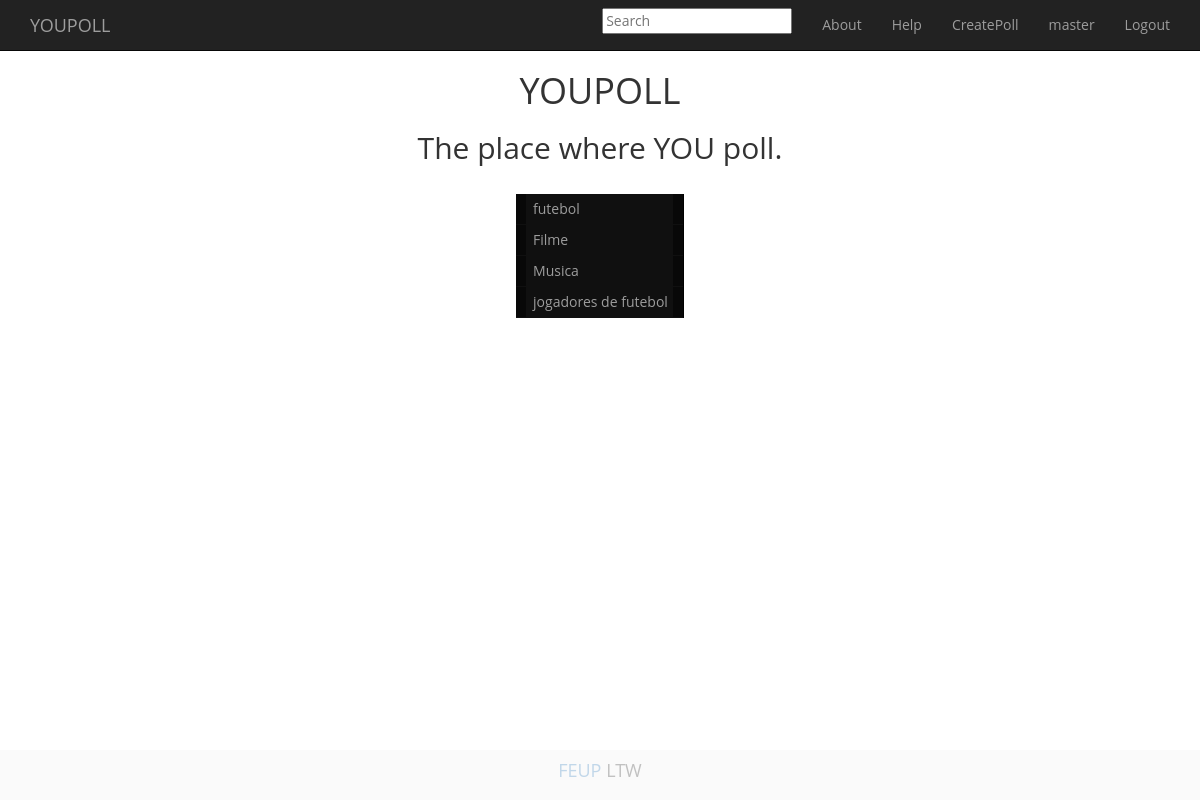
/index.php (signed in), run on the app's committed database.
### tables this page shows
CREATE TABLE Poll(
idPoll		INTEGER PRIMARY KEY AUTOINCREMENT,
idUser		INTEGER REFERENCES User(idUser) NOT NULL,
name 		TEXT UNIQUE NOT NULL,
image		TEXT NOT NULL,
private		INTEGER
);

### list_polls.php (the view)
<?php
$db = new PDO('sqlite:db/dataBase.db');
$stmt = $db->prepare('SELECT * FROM Poll');
$stmt->execute();
while($row = $stmt->fetch()){
  if($row['private'] == 0){ ?>
    <li><a href=<?php echo "vote_poll_body.php?poll=". $row['name']; ?> name=<?php echo $row['name']; ?> ><?php echo $row['name']; ?> </a></li>
<?php  }
} ?>

### templates/style.css (style rules this page uses)
body { padding: 0px 0px; font-family: 'Open Sans', sans-serif; font:'Open Sans', sans-serif; text-align: center; background-image: url("knot.jpg"); background-repeat: repeat; }
#pollList li { border-bottom: 1px solid #101010; margin: 0; }
#pollList li a { display: block; padding: 5px 5px 5px 0.5em; border-left: 10px solid #080808; border-right: 10px solid #080808; background-color: #101010; color: #9d9d9d; text-decoration: none; width: 100%; }
html>body #pollList li a { width: auto; }

### data on the page
poll: name "futebol"
poll: name "Filme"
poll: name "Musica"
poll: name "jogadores de futebol"

### other printed values
$_SESSION['username'] "master"
